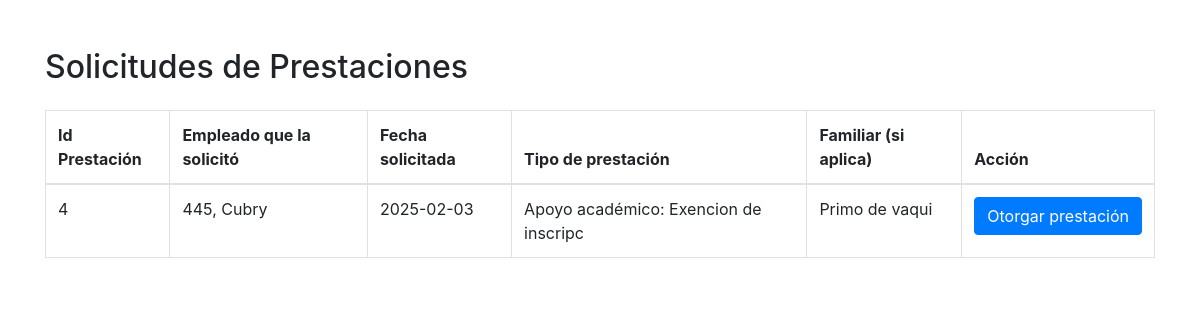
/solicitudesprestaciones.php, run on an earlier commit of the app's database.
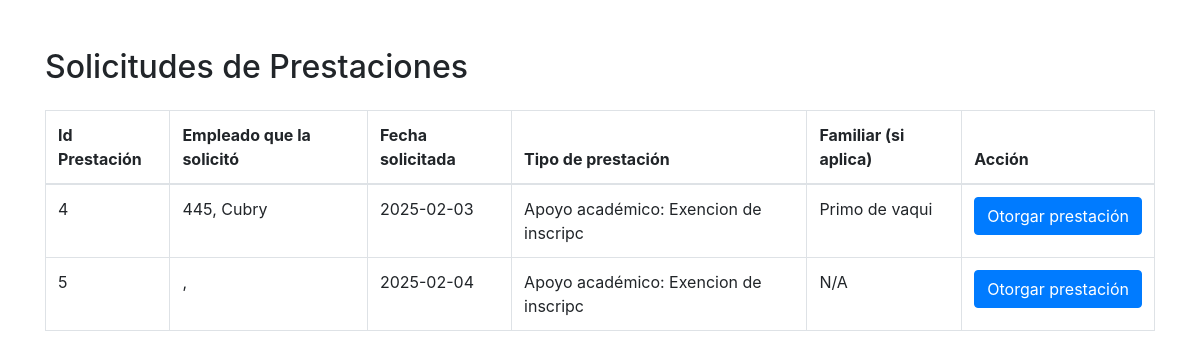
And on a later commit of the database.
### tables this page shows
CREATE TABLE `prestacion` (
  `Id_Prestacion` int(11) NOT NULL,
  `Fecha_Solicitada` date NOT NULL DEFAULT current_timestamp(),
  `Fecha_Otorgada` date DEFAULT NULL,
  `Tipo` varchar(40) NOT NULL
);

CREATE TABLE `empleado_prestacion` (
  `Numero_Empleado` int(11) NOT NULL,
  `Id_Prestacion` int(11) NOT NULL,
  `Tipo` varchar(40) NOT NULL,
  `Fecha_Solicitada` date NOT NULL DEFAULT current_timestamp(),
  `Fecha_Otorgada` date DEFAULT NULL
);

CREATE TABLE `empleado` (
  `Numero_Empleado` int(20) NOT NULL,
  `Nombre_Empleado` varchar(30) NOT NULL,
  `Contraseña_Empleado` varchar(20) DEFAULT '',
  `Area` varchar(30) NOT NULL,
  `Edad` int(3) NOT NULL,
  `Genero` varchar(12) NOT NULL,
  `Titulo` varchar(50) NOT NULL,
  `Fecha_Ingreso` date NOT NULL DEFAULT current_timestamp(),
  `Direccion` varchar(200) NOT NULL,
  `Telefono` varchar(12) NOT NULL,
  `Discapacidad` varchar(50) NOT NULL DEFAULT 'N/A',
  `Estado` varchar(30) NOT NULL DEFAULT 'Activo',
  `Dias_Extras` int(2) NOT NULL DEFAULT 0,
  `Dias` int(2) NOT NULL DEFAULT 24
);

CREATE TABLE `prestacion_apoyoacademico` (
  `Id_Prestacion` int(11) NOT NULL,
  `Numero_Empleado` int(11) NOT NULL,
  `Id_Familiar` int(11) NOT NULL,
  `Nivel_Academico` varchar(20) NOT NULL,
  `Nombre_Institucion` varchar(35) NOT NULL,
  `Tipo` varchar(20) NOT NULL
);

CREATE TABLE `familiar_empleado` (
  `Id_Familiar` int(11) NOT NULL,
  `Nombre_Familiar` varchar(50) NOT NULL,
  `Nivel_academico` varchar(25) NOT NULL,
  `Edad` int(3) NOT NULL
);

### solicitudesprestaciones.php (the view, shortened to what this page needs)
<!DOCTYPE html>
<html lang="en">
<head>
    <link rel="stylesheet" href="https://maxcdn.bootstrapcdn.com/bootstrap/4.0.0/css/bootstrap.min.css">
</head>
<body>
    <div class="container mt-5">
        <h2 class="mb-4">Solicitudes de Prestaciones</h2>
        <table class="table table-bordered">
            <thead>
                <tr>
                    <th>Id Prestación</th>
                    <th>Empleado que la solicitó</th>
                    <th>Fecha solicitada</th>
                    <th>Tipo de prestación</th>
                    <th>Familiar (si aplica)</th>
                    <th>Acción</th>
                </tr>
            </thead>
            <tbody>
<?php
require_once("conn.php");
$querySP = $conn->prepare("SELECT * FROM prestacion WHERE Fecha_Otorgada IS NULL");
$querySP->execute();
$resultadoSP = $querySP->get_result();
while($rowSP = $resultadoSP->fetch_assoc())
{
    $fechaSolicitud = $rowSP['Fecha_Solicitada'];
    $idPrestacion = $rowSP['Id_Prestacion'];
    $queryCNE = $conn->prepare("SELECT Numero_Empleado FROM empleado_prestacion WHERE Id_Prestacion = ?");
    $queryCNE->bind_param("i", $idPrestacion);
    $queryCNE->execute();
    $resultCNE = $queryCNE->get_result();
    $rowCNE = $resultCNE->fetch_assoc();
    $numeroEmpleado = $rowCNE['Numero_Empleado'];
    $queryCNME = $conn->prepare("SELECT Nombre_Empleado FROM empleado WHERE Numero_Empleado = ?");
    $queryCNME->bind_param("i", $numeroEmpleado);
    $queryCNME->execute();
    $resultCNME = $queryCNME->get_result();
    $rowCNME = $resultCNME->fetch_assoc();
    $nombreEmpleado = $rowCNME['Nombre_Empleado'];
    if ($rowSP['Tipo'] == "Academico")
    {
        $queryCPA = $conn->prepare("SELECT * FROM prestacion_apoyoacademico WHERE Id_Prestacion = ?");
        $queryCPA->bind_param("i", $idPrestacion);
        $queryCPA->execute();
        $resultCPA = $queryCPA->get_result();
        $rowCPA = $resultCPA->fetch_assoc();
        $tipo = "Apoyo académico: ".$rowCPA['Tipo'];
    }
    $queryCFP = $conn->prepare("SELECT * FROM familiar_prestacion WHERE Id_Prestacion = ?");
    $queryCFP->bind_param("i", $idPrestacion);
    $queryCFP->execute();
    $resultCFP = $queryCFP->get_result();
    if ($resultCFP->num_rows > 0)
    {
        $rowCFP = $resultCFP->fetch_assoc();
        $idFamiliar = $rowCFP['Id_Familiar'];
        $queryCF = $conn->prepare("SELECT Nombre_Familiar FROM familiar_empleado WHERE Id_Familiar = ?");
        $queryCF->bind_param("i", $idFamiliar);
        $queryCF->execute();
        $resultCF = $queryCF->get_result();
        $rowCF = $resultCF->fetch_assoc();
        $nombreFamiliar = $rowCF['Nombre_Familiar'];
    }
    else
    {
        $nombreFamiliar = "N/A";
    }
    echo "<tr>";
    echo "<td>".$idPrestacion."</td>";
    echo "<td>".$numeroEmpleado.", ".htmlspecialchars($nombreEmpleado)."</td>";
    echo "<td>".$fechaSolicitud."</td>";
    echo "<td>".$tipo."</td>";
    echo "<td>".$nombreFamiliar."</td>";
    echo "<td>";
    echo "<form action='' method='post'>";
    echo "<button type='submit' class='btn btn-primary'>Otorgar prestación</button>";
    echo "</form>";
    echo "</td>";
    echo "</tr>";
}
?>
            </tbody>
        </table>
    </div>
</body>
</html>

What changed in the data, as far as the page shows it:
added prestacion: Id_Prestacion "5", Fecha_Solicitada "2025-02-04", nombreFamiliar "N/A"
now on this page (row unchanged): prestacion_apoyoacademico: Tipo "Apoyo académico: Exencion de inscripc"
